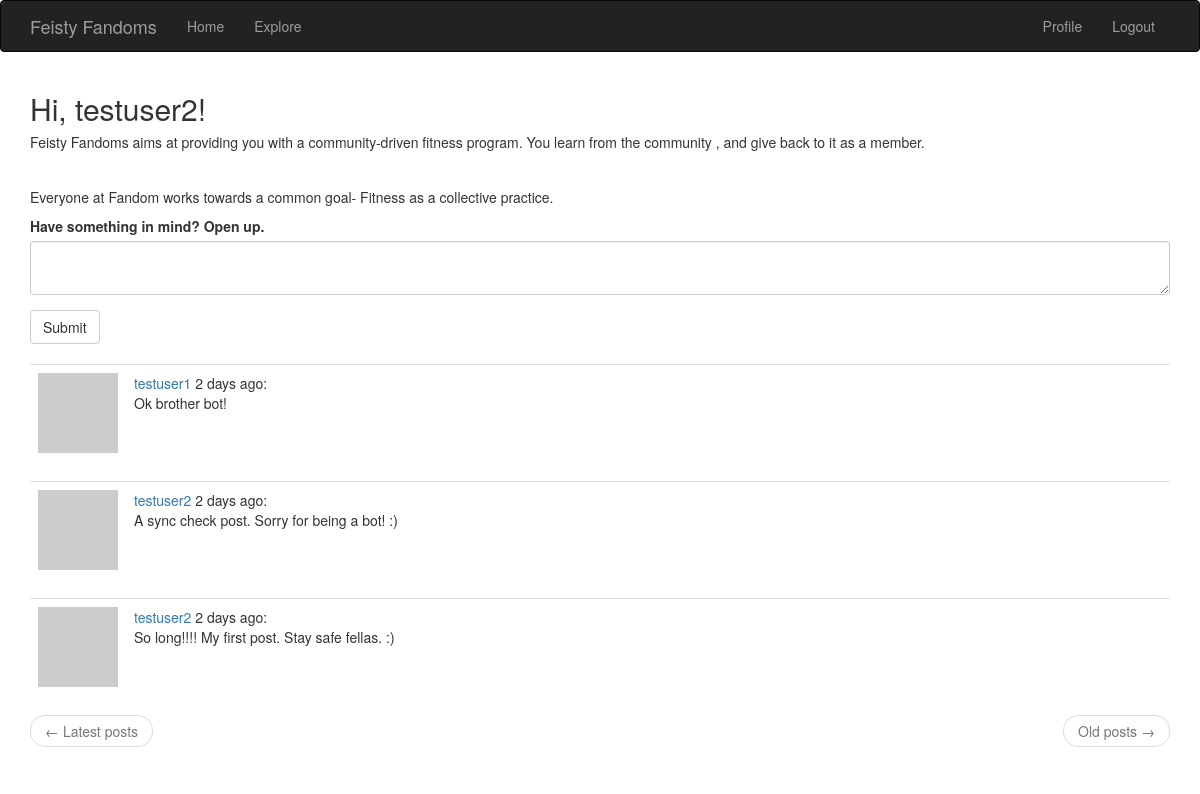
The page /index (signed in) on the database its author committed.
### app/models.py (models this page shows, shortened)
class User(UserMixin, db.Model):
	id = db.Column(db.Integer, primary_key= True)
	username = db.Column(db.String(64), index = True, unique = True)
	email = db.Column(db.String(120), index=True, unique=True)
	password_hash = db.Column(db.String(128))
	posts = db.relationship('Post', backref='author', lazy = 'dynamic')
	followed = db.relationship('User', secondary=followers, primaryjoin=(followers.c.follower_id == id), secondaryjoin=(followers.c.followed_id == id), backref=db.backref('followers', lazy='dynamic'), lazy='dynamic')
	about_me = db.Column(db.String(140))
	last_seen = db.Column(db.DateTime, default=datetime.utcnow)
	def avatar(self, size):
		digest = md5(self.email.lower().encode('utf-8')).hexdigest()
		return 'https://www.gravatar.com/avatar/{}?d=identicon&s={}'.format(digest, size)
	def followed_posts(self):
		followed = Post.query.join(followers, (followers.c.followed_id == Post.user_id)).filter(followers.c.follower_id == self.id)
		own = Post.query.filter_by(user_id = self.id)
		return followed.union(own).order_by(Post.timestamp.desc())

class Post(db.Model):
	id = db.Column(db.Integer, primary_key=True)
	body = db.Column(db.String(250))
	timestamp = db.Column(db.DateTime, index=True, default = datetime.utcnow)
	user_id = db.Column(db.Integer, db.ForeignKey('user.id'))

### app/routes.py (the view)
@app.route('/', methods= ['GET', 'POST'])
@app.route('/index', methods= ['GET', 'POST'])
@login_required
def index():
	form = PostForm()
	if form.validate_on_submit():
		post = Post(body=form.post.data, author = current_user)
		db.session.add(post)
		db.session.commit()
		flash("Your post was shared with your famdom!")
		return redirect(url_for('index'))
	page = request.args.get('page', 1, type=int)
	posts = current_user.followed_posts().paginate(page, app.config['POSTS_PER_PAGE'], False)
	next_url = url_for('index', page=posts.next_num) \
		if posts.has_next else None
	prev_url = url_for('index', page=posts.prev_num) \
		if posts.has_prev else None
	return render_template('index.html', title='Home Page', form=form,posts=posts.items, next_url = next_url, prev_url=prev_url)

### app/forms.py
class PostForm(FlaskForm):
	post = TextAreaField('Have something in mind? Open up.', validators = [DataRequired(), Length(min=1, max= 200)])
	submit = SubmitField('Submit')

### app/models.py (called while the page is built)
@login.user_loader
def load_user(id):
    return User.query.get(int(id))

### app/routes.py (called while the page is built)
@app.before_request
def before_request():
	if current_user.is_authenticated:
		current_user.last_seen = datetime.utcnow()
		db.session.commit()

### app/templates/index.html
{% extends "base.html" %}
{% import 'bootstrap/wtf.html' as wtf %}
{% block app_content %}
    <h2>Hi, {{ current_user.username }}!</h2>
    <h5>Feisty Fandoms aims at providing you with a community-driven fitness program.
You learn from the community , and give back to it as a member.</h5>
	<br>
	<h5>Everyone at Fandom works towards a common goal- Fitness as a collective practice.</h5>
    {% if form %}
    {{ wtf.quick_form(form) }}
    <br>
    {% endif %}
    {% for post in posts %}
        {% include '_post.html' %}
    {% endfor %}
    <nav aria-label="...">
        <ul class="pager">
            <li class="previous{% if not prev_url %} disabled{% endif %}">
                <a href="{{ prev_url or '#' }}">
                    <span aria-hidden="true">&larr;</span> Latest posts
                </a>
            </li>
            <li class="next{% if not next_url %} disabled{% endif %}">
                <a href="{{ next_url or '#' }}">
                    Old posts <span aria-hidden="true">&rarr;</span>
                </a>
            </li>
        </ul>
    </nav>
{% endblock %}

### app/templates/_post.html
<table class="table table-hover">
        <tr>
            <td width="70px">
                <a href="{{ url_for('user', username=post.author.username) }}">
                    <img src="{{ post.author.avatar(70) }}" />
                </a>
            </td>
            <td>
                <a href="{{ url_for('user', username=post.author.username) }}">
                    {{ post.author.username }}
                </a>
                {{ moment(post.timestamp).fromNow() }}:
                <br>
                {{ post.body }}
            </td>
        </tr>
    </table>

### rows shown on the page
User: username "testuser2"
Post: author.username "testuser1", timestamp "2 days ago", body "Ok brother bot!"
Post: author.username "testuser2", timestamp "2 days ago", body "A sync check post. Sorry for being a bot! :)"
Post: author.username "testuser2", timestamp "2 days ago", body "So long!!!! My first post. Stay safe fellas. :)"
